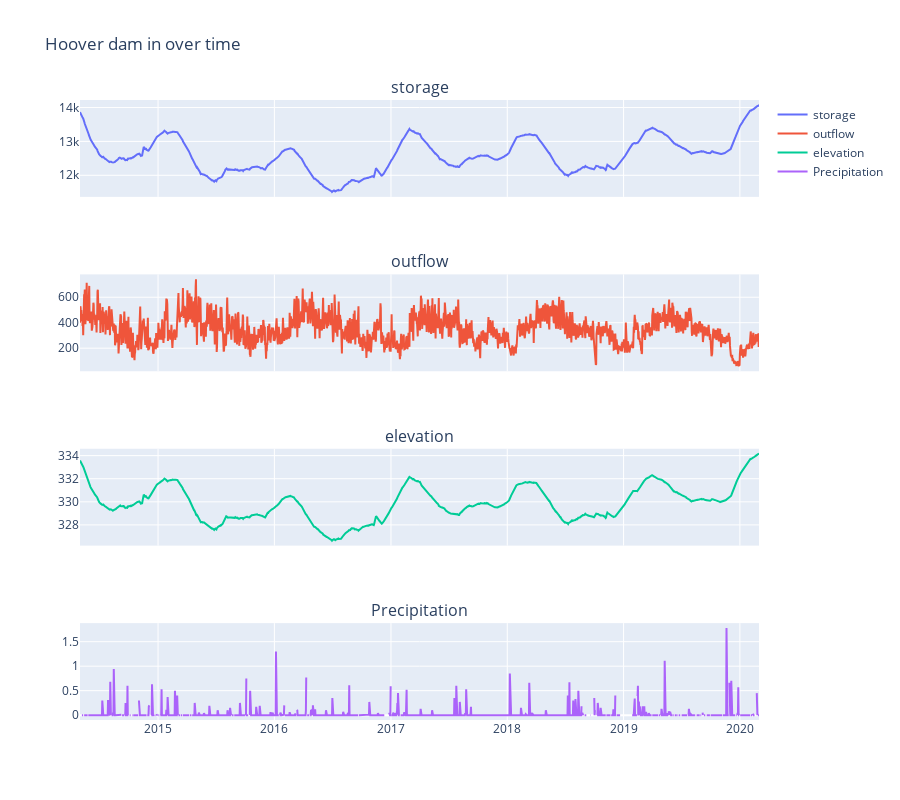

Here is the notebook cell this chart was saved with:
### Code cell
# Create subplots
variables_of_interest = ['storage', 'outflow', 'elevation', 'Precipitation']
n_subplots = len(variables_of_interest)
fig = make_subplots(rows=n_subplots, 
                    cols=1, 
                    shared_xaxes=True, 
                    subplot_titles=variables_of_interest)

# Add traces for each variable
for i, var in enumerate(variables_of_interest):
    fig.add_trace(go.Scatter(x=df['date'], y=df[var], mode='lines', name=var), row=i+1, col=1)

# Update layout
fig.update_layout(height=200 * n_subplots, title_text="Hoover dam in over time", showlegend=True)

# Show figure
fig.show()

### Figure 1 — Plotly figure (JSON) as saved in the notebook; plotly's stock layout.template omitted (floating-point values rounded to 4 significant figures; data arrays with more than 128 entries replaced by an {"elided": "..."} marker saying what was removed)
{"data": [{"mode": "lines", "name": "storage", "type": "scatter", "x": {"elided": "4264 str values"}, "xaxis": "x", "y": {"elided": "4264 float values"}, "yaxis": "y"}, {"mode": "lines", "name": "outflow", "type": "scatter", "x": {"elided": "4264 str values"}, "xaxis": "x2", "y": {"elided": "4264 float values"}, "yaxis": "y2"}, {"mode": "lines", "name": "elevation", "type": "scatter", "x": {"elided": "4264 str values"}, "xaxis": "x3", "y": {"elided": "4264 float values"}, "yaxis": "y3"}, {"mode": "lines", "name": "Precipitation", "type": "scatter", "x": {"elided": "4264 str values"}, "xaxis": "x4", "y": {"elided": "4264 float values"}, "yaxis": "y4"}], "layout": {"annotations": [{"font": {"size": 16}, "showarrow": false, "text": "storage", "x": 0.5, "xanchor": "center", "xref": "paper", "y": 1, "yanchor": "bottom", "yref": "paper"}, {"font": {"size": 16}, "showarrow": false, "text": "outflow", "x": 0.5, "xanchor": "center", "xref": "paper", "y": 0.7188, "yanchor": "bottom", "yref": "paper"}, {"font": {"size": 16}, "showarrow": false, "text": "elevation", "x": 0.5, "xanchor": "center", "xref": "paper", "y": 0.4375, "yanchor": "bottom", "yref": "paper"}, {"font": {"size": 16}, "showarrow": false, "text": "Precipitation", "x": 0.5, "xanchor": "center", "xref": "paper", "y": 0.1562, "yanchor": "bottom", "yref": "paper"}], "height": 800, "showlegend": true, "title": {"text": "Hoover dam in over time"}, "xaxis": {"anchor": "y", "domain": [0, 1], "matches": "x4", "showticklabels": false}, "xaxis2": {"anchor": "y2", "domain": [0, 1], "matches": "x4", "showticklabels": false}, "xaxis3": {"anchor": "y3", "domain": [0, 1], "matches": "x4", "showticklabels": false}, "xaxis4": {"anchor": "y4", "domain": [0, 1]}, "yaxis": {"anchor": "x", "domain": [0.8438, 1]}, "yaxis2": {"anchor": "x2", "domain": [0.5625, 0.7188]}, "yaxis3": {"anchor": "x3", "domain": [0.2812, 0.4375]}, "yaxis4": {"anchor": "x4", "domain": [0, 0.1562]}}}
